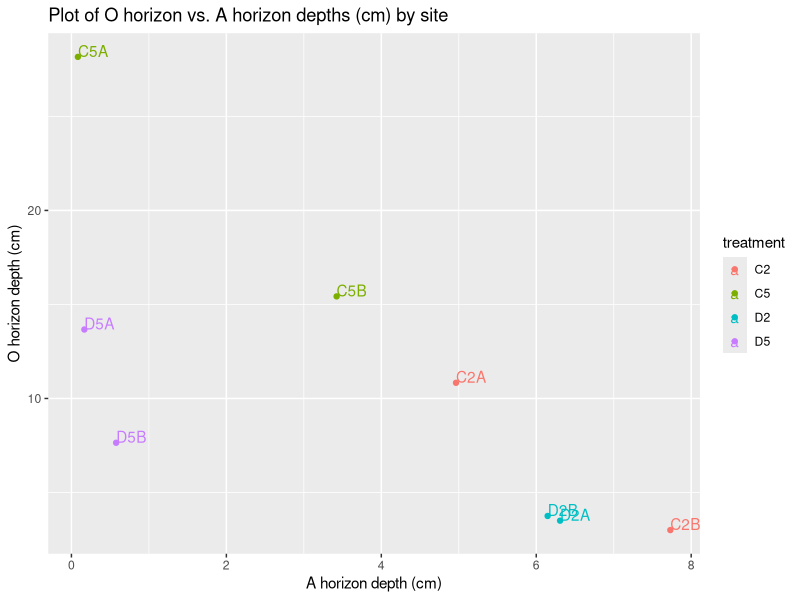
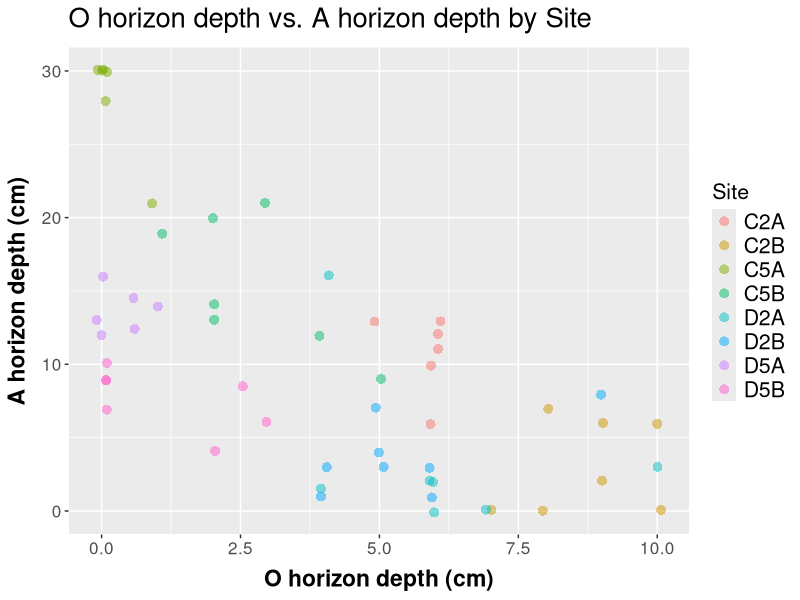

These charts were generated, in order, by the following R code:
## ---- chunk 1
knitr::opts_chunk$set(echo = TRUE)
## ---- chunk 2
library(tidyverse)
library(dplyr)
library(stringr)
library(viridis)
library(magrittr)


OA_thick <- read.csv("OA_thickness_2019_20_join.csv", header=T, na.strings=c("", " ", "NA"))
class(OA_thick)

#as.tbl(OA_thick) #set as tibble. was having issues with coercing to a dataframe (using as.data.frame)

str(OA_thick)
head(OA_thick)

OA_thick[46,11] <- as.numeric(13) #depending on where the last source file was saved from, this cell may be imported as a date. The correct value should be 13 (cm). D5A R2 (2019), A_thk = 13.

#set all data types for the dataframe

OA_thick$date %>% as.Date(format = "%m/%d/%Y")
OA_thick$site %>%  as.character()
OA_thick$treatment %>%  as.character()
OA_thick$forest_type %>%  as.character()
OA_thick$inv_lvl %>% as.numeric()
OA_thick$plot %>% as.character()
OA_thick$totalO_thk %>% as.numeric()
OA_thick$Oi_thk %>% as.numeric()
OA_thick$Oe_thk %>% as.numeric()
OA_thick$Oa_thk %>% as.numeric()
OA_thick$A_thk %>% as.numeric()
OA_thick$A_type %>% as.character()
OA_thick$source %>% as.character()
OA_thick$sample_number %>% as.character()
OA_thick$bulk_density %>% as.numeric()




str(OA_thick)
view(OA_thick)

## ---- chunk 3


## ---- chunk 4

#O_mean_summary
O_mean_sum <- OA_thick %>% 
group_by(site) %>% 
  drop_na(totalO_thk) %>% 
  summarize(mean_O_thk = mean(mean(totalO_thk)), SD = sd(totalO_thk), n = length(site))

O_mean_sum %<>%   #Adding in SE to the dataframe  
mutate(SE = SD/sqrt(length(SD)))
view(O_mean_sum)

#write.table(O_mean_sum, file = "O_mean_sum.csv", sep = ",")


#A_mean_summary
A_mean_sum <- OA_thick %>% 
group_by(site) %>% 
  drop_na(A_thk) %>% 
  summarize(mean_A_thk = mean(mean(A_thk)), SD = sd(A_thk), n = length(site))

A_mean_sum %<>%   #Adding in SE to the dataframe  
mutate(SE = SD/sqrt(length(SD)))
view(A_mean_sum)

#write.table(A_mean_sum, file = "A_mean_sum.csv", sep = ",")

## ---- chunk 5
#Step 1:
O <- O_mean_sum$mean_O_thk
A <- A_mean_sum$mean_A_thk
#view(O)
#view(A)

OA_means.df <- data.frame(v1 = c("C2A","C2B","C5A","C5B","D2A","D2B","D5A","D5B"), v2 = c("C2", "C2", "C5", "C5", "D2", "D2", "D5", "D5"), v3 = O, v4 = A)
colnames(OA_means.df) = c("site", "treatment", "O","A")


view(OA_means.df)
str(OA_means.df)

write.table(OA_means.df, file = "OA_means.csv", sep = ",")

#Step 2: (this code works but the colors are gross, and the legend looks bad)
OPlot1 <- qplot(O, A, data = OA_means.df, label = site, 
      geom=c("point", "text"),
      hjust=0, vjust=0,
      color = treatment,
      xlab = "A horizon depth (cm)",
      ylab = "O horizon depth (cm)",
      main = "Plot of O horizon vs. A horizon depths (cm) by site")
print(OPlot1)





## ---- chunk 6

#create data frame out of desired points:

OA.graphpairs.df <- OA_thick %>% 
filter(source == "pit" | source == "oad" | source == "oac") 

view(OA.graphpairs.df)


## ---- chunk 7

O_plot.FUN <- function(data, title, xlab, ylab, xcolumn, ycolumn, color_grp, l.title){
  
  Oplot <- ggplot(data, aes(x = xcolumn, y = ycolumn)) +
  scale_fill_viridis(discrete = TRUE) +
  geom_point(position = position_jitter(h = 0.1, w = 0.1), shape = 16, alpha = 0.5, size = 3, aes(color = (color_grp))) 

  Oplot <- Oplot + ggtitle(title) +
    labs(color = l.title) +
    theme(plot.title = element_text(size = rel(1.8), margin = margin(b = 10)))+
    theme(axis.text.x = element_text(size = rel(1.4))) +
    theme(axis.text.y = element_text(size = rel(1.4))) 
  Oplot <- Oplot +
    labs(x= xlab, y = ylab, size = rel(1.8)) +
    theme(axis.title.x = element_text(size = rel(1.5), face = "bold", margin = margin(t = 8)))+
    theme(axis.title.y = element_text(size = rel(1.5), face = "bold", margin = margin(r = 8)))+
    theme(legend.text = element_text(size = rel(1.4))) +
    theme(legend.title = element_text(size = rel(1.4)))
  
 print(Oplot) #print
}

O_plot.FUN(OA.graphpairs.df, 
"O horizon depth vs. A horizon depth by Site", 
"O horizon depth (cm)", 
"A horizon depth (cm)",
OA.graphpairs.df$totalO_thk,
OA.graphpairs.df$A_thk,
OA.graphpairs.df$site,
"Site") 

#run the function
?geom_point
